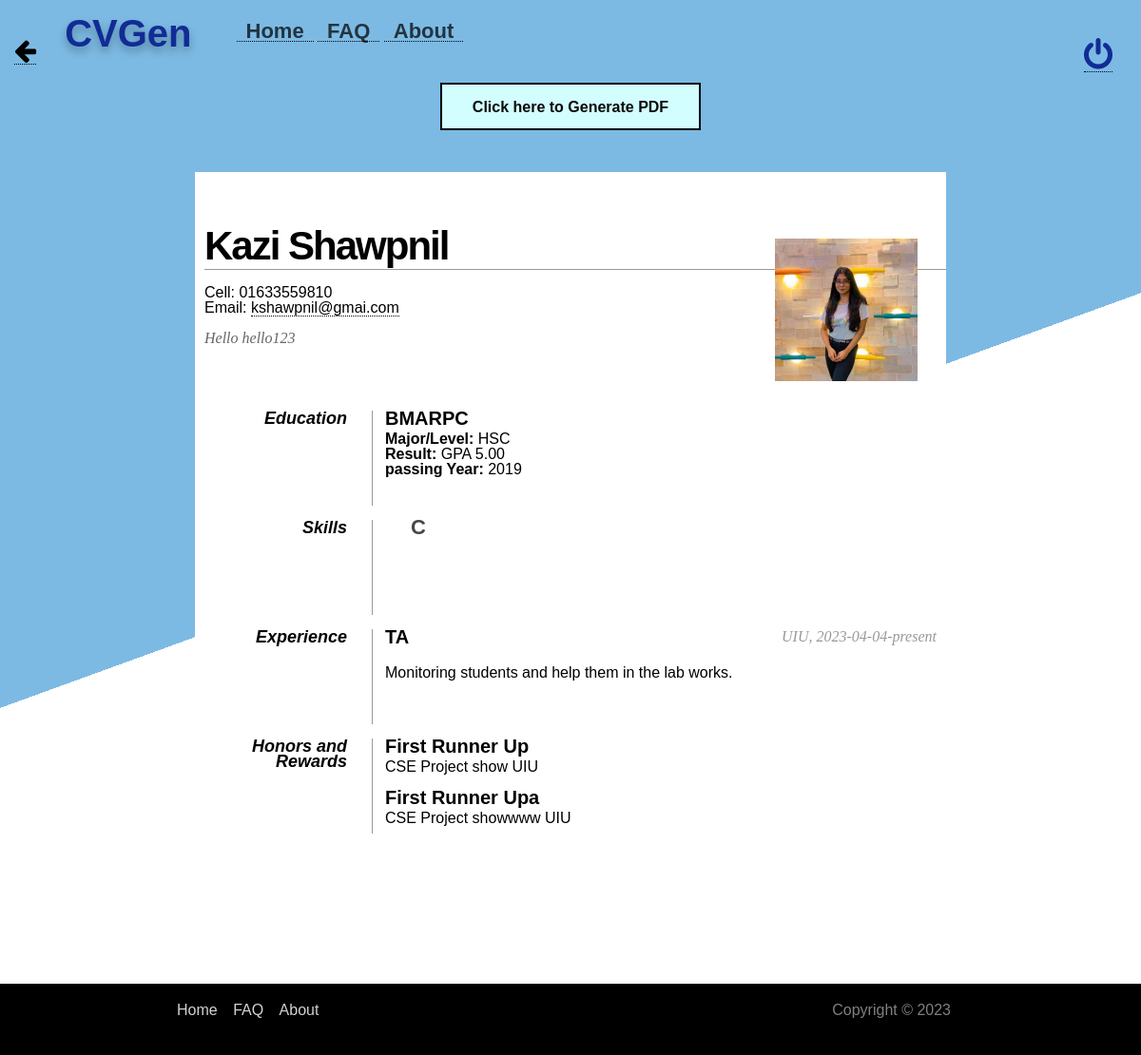
/template2.php (signed in), run on the app's committed database.
### tables this page shows
CREATE TABLE `form` (
  `form_id` int(11) NOT NULL,
  `user_id` int(11) NOT NULL,
  `fname` varchar(100) NOT NULL,
  `lname` varchar(100) NOT NULL,
  `emailad` varchar(100) NOT NULL,
  `phnnum` varchar(50) NOT NULL,
  `address` varchar(300) NOT NULL,
  `nationality` varchar(50) NOT NULL,
  `blood` varchar(20) NOT NULL,
  `gender` varchar(50) NOT NULL,
  `Obj` varchar(1000) DEFAULT NULL,
  `file` varchar(5000) DEFAULT NULL
);

CREATE TABLE `education` (
  `edu_id` int(11) NOT NULL,
  `user_id` int(11) NOT NULL,
  `elevel` varchar(200) NOT NULL,
  `einstitute` varchar(200) NOT NULL,
  `emajor` varchar(200) NOT NULL,
  `eresult` varchar(200) NOT NULL,
  `epassyear` varchar(50) NOT NULL
);

CREATE TABLE `skill` (
  `skill_id` int(11) NOT NULL,
  `user_id` int(11) NOT NULL,
  `sname` varchar(300) NOT NULL
);

CREATE TABLE `experience` (
  `exp_id` int(11) NOT NULL,
  `user_id` int(11) NOT NULL,
  `excompany` varchar(300) NOT NULL,
  `exdesignation` varchar(200) NOT NULL,
  `exstart` date NOT NULL,
  `exend` varchar(100) DEFAULT NULL,
  `description` varchar(1000) NOT NULL
);

CREATE TABLE `honors` (
  `honor_id` int(11) NOT NULL,
  `user_id` int(11) NOT NULL,
  `hname` varchar(300) NOT NULL,
  `hplace` varchar(300) NOT NULL,
  `hposition` varchar(300) NOT NULL
);

### template2.php (the view, shortened to what this page needs)
<?php
require 'dbconnect.php';
$user_id = $_SESSION['id'];
$query = "SELECT * FROM form AS f WHERE f.user_id=$user_id";
$result = $conn->query($query);
$row = $result->fetch_assoc();
$first_name = $row['fname'];
$last_name = $row['lname'];
$number = $row['phnnum'];
$email = $row['emailad'];
$obj = $row['Obj'];
$image = $row['file'];
$sql_ed = "SELECT * FROM education WHERE user_id = $user_id ";
$rs = $conn->query($sql_ed);
$sql_skills = "SELECT * FROM skill WHERE user_id = $user_id ";
$rs_skill = $conn->query($sql_skills);
$sql_exp = "SELECT * FROM experience WHERE user_id = $user_id ";
$rs_exp = $conn->query($sql_exp);
$sql_honor = "SELECT * FROM honors WHERE user_id = $user_id ";
$rs_honor = $conn->query($sql_honor);
?>
<!DOCTYPE html>
<html lang="en">
<head>
    <link rel="stylesheet" href="style2.css">
    <link rel="stylesheet" href="background.css">
    <link rel="stylesheet" href="navbar_logo.css">
</head>
<body>
    <div><?php
    include("header.php");
    ?></div>
    <div style="text-align: center;"><button id="pdfButton" onclick="makepdf()" style="height: 50px;"><b>Click here to Generate PDF</b></button></div>
    <div id="page-wrap" style="width: 600px;">
        <img src=<?php echo $image ?> style="padding-top: 30px;" id="pic" />
        <div id="contact-info" class="vcard" style="padding-top: 30px;">
            <h1 class="fn"><?php echo $first_name ?> <?php echo $last_name ?></h1>
            <p>
                Cell: <span class="tel"><?php echo $number ?> </span><br />
                Email: <a class="email" href=""><?php echo $email ?></a>
            </p>
        </div>
        <div id="objective">
            <p>
                <?php echo $obj ?>
            </p>
        </div>
        <dl style="width: 770px;">
            <dd class="clear"></dd>
            <dt>Education</dt>
            <dd style="width: 580px;"> <?php
                                        while ($data = mysqli_fetch_array($rs)) { ?>
                    <h2><?php echo $data['einstitute']; ?></h2>
                    <p><strong>Major/Level:</strong> <?php echo $data['elevel']; ?><br />
                        <strong>Result:</strong> <?php echo $data['eresult']; ?><br />
                        <strong>passing Year:</strong> <?php echo $data['epassyear']; ?><br />
                    </p>
                <?php
                                        }
                ?>
            </dd>
            <dd class="clear"></dd>
            <dt>Skills</dt>
            <dd style="width: 580px;">
                <ul id="skills">
                    <?php
                    while ($data = mysqli_fetch_array($rs_skill)) { ?>
                        <li style="display:inline"><?php echo $data['sname']; ?></li>
                    <?php
                    }
                    ?>
                </ul>
            </dd>
            <dd class="clear"></dd>
            <dt>Experience</dt>
            <dd style="width: 580px;">
                <?php
                while ($data = mysqli_fetch_array($rs_exp)) { ?>
                    <h2><?php echo $data['exdesignation']; ?><span> <?php echo $data['excompany']; ?>, <?php echo $data['exstart']; ?>-<?php echo $data['exend']; ?></span></h2>
                    <br><?php echo $data['description']; ?>
                <?php
                }
                ?>
            </dd>
            <dd class="clear"></dd>
            <dt>Honors and Rewards</dt>
            <dd style="width: 580px;">
                <?php while ($data = mysqli_fetch_array($rs_honor)) { ?>
                    <h2><strong><?php echo $data['hposition']; ?></strong></h2>
                    <p><?php echo $data['hname']; ?> <?php echo $data['hplace']; ?><br />
                    <?php
                }
                    ?>
        </dl>
    </div>
    <?php
    include("template_footer.php");
    ?>
</body>
</html>
</body>
</html>

### header.php (shortened to what this page needs)
<!DOCTYPE html>
<html lang="en">
<head>
    <link rel="stylesheet" href="https://cdnjs.cloudflare.com/ajax/libs/font-awesome/4.7.0/css/font-awesome.min.css">
    <link rel="stylesheet" href="navbar_logo.css">
</head>
<div class="whole">
    <div class="container">
        <?php include 'back.php'; ?>
        <div class="logo">
            <h1 class="logo2">CVGen</h1>
        </div>
        <nav>
            <ul>
                <a href="index.php"><li>Home</li></a>
                <a href="faq.php"><li>FAQ</li></a>
                <a href="about.php"><li>About</li></a>
            </ul>
        </nav>
        <?php include 'logout.php'; ?>
    </div>
</html>

### back.php (shortened to what this page needs)
<!DOCTYPE html>
<html lang="en">
<head>
</head>
<body>
<a  onclick="history.back()" style="font-size:27px; cursor:pointer;" class="fa">&#xf060;</a>
</body>
</html>

### logout.php (shortened to what this page needs)
<!DOCTYPE html>
<html lang="en">
<head>
</head>
<body>
    <a href="index.php" id='log' style="font-size:35px" class="fa">&#xf011;</a>
</body>
</html>

### template_footer.php (shortened to what this page needs)
<!DOCTYPE html>
<html lang="en">
<head>
</head>
<div id="foot">
<div class=" copyright">
            <div class="footer-menu">
            <a id="ft" href="index.php">Home</a>
            <a id="ft" href="faq.php">FAQ</a>
            <a id="ft" href="about.php">About</a>
            </div>
             <p id="copy">Copyright &copy; 2023</p>
          </div>
</div>
</html>

### style2.css (style rules this page uses)
* { padding: 0; }
body { font: 16px Helvetica, Sans-Serif; line-height: 16px; background: url(images/noise.jpg); }
#page-wrap { width: 780px !important; margin: 40px auto 60px; padding-top: 40px ; padding-left: 10px; background-color: white; }
#pic { float: right; padding-right: 30px; height: 150px; width: 150px; }
.clear { clear: both; }
.fn { margin: 0 0 16px 0; padding: 0 0 16px 0; font-size: 42px; font-weight: bold; letter-spacing: -2px; border-bottom: 1px solid #999; }
h2 { font-size: 20px; margin: 0 0 6px 0; position: relative; }
h2 span { position: absolute; bottom: 0; right: 0; font-style: italic; font-family: Georgia, Serif; font-size: 16px; color: #999; font-weight: normal; }
p { margin: 0 0 16px 0; }
a { color: #000000; text-decoration: none; border-bottom: 1px dotted #000000; }
ul { margin: 0 0 32px 17px; }
#objective { width: 500px; float: left; }
#objective p { font-family: Georgia, Serif; font-style: italic; color: #666; }
dt { font-style: italic; font-weight: bold; font-size: 18px; text-align: right; padding: 0 26px 0 0; width: 150px; float: left; height: 100px; border-right: 1px solid #999; }
dd { width: 300px; float: right; margin: 0; }
dd.clear { float: none; margin: 0; height: 15px; }
ul#skills li { display:inline; }
#pdfButton { background-color: rgb(210, 254, 255); border: none; color: rgb(9, 9, 9); padding: 15px 32px; text-align: center; text-decoration: none; display: inline-block; font-size: 16px; margin: 4px 2px; cursor: pointer; border: 2px solid black; }

### background.css (style rules this page uses)
body { height: 100%; min-height: 100vh; width: 100%; margin: 0; padding: 0; background: linear-gradient(160deg, rgb(124, 186, 228) 700px, #fff 0); background-repeat: no-repeat; }

### navbar_logo.css (style rules this page uses)
.container { clear:both; overflow:auto; }
nav { float:left; margin-left: 220px; padding-top: 15px ; margin-left: 30px; }
.logo { float:left; }
ul li { color: rgba(0, 0, 0, 0.723); display: inline-block; padding:10px; font-size:22px; font-family:Arial, Helvetica, sans-serif; font-weight: bold ; }
h1.logo2 { font-size: 40px; font-weight: bold; padding:0px 0px 0px 30px; color: rgb(17, 44, 149); font-family: Verdana, Geneva, Tahoma, sans-serif; margin: 20.8px 0px 26.8 30px; text-shadow: 0 5px 10px rgb(0 0 0 / 0.3); }

### back.php (style rules this page uses)
.fa { float: left; margin-left: 15px; margin-top: 40px; }

### logout.php (style rules this page uses)
#log { color: rgb(17, 44, 149); float: right; margin-right: 30px; margin-top: 40px; text-decoration: none; }

### template_footer.php (style rules this page uses)
.copyright { background-color: #000000; width: 100% ; height:75px; margin-top : 10px }
.footer-menu { float: left; font-family:Arial, Helvetica, sans-serif; margin-left: 180px; padding-top: 20px; text-align: center; }
#ft { color: #cfd2d6; padding: 6px; font-size: medium; text-decoration: none; }
#copy { font-family:Arial, Helvetica, sans-serif; font-size: medium; text-align: right; margin-right: 200px; color: grey; bottom: 0; padding-top: 20px; }
#foot { width:100%; padding-top: 80px; height: 75px; left:0; position:absolute; }

### data on the page
form: file (picture), fname "Kazi", lname "Shawpnil", phnnum "01633559810", emailad "kshawpnil@gmai.com", Obj "Hello hello123"
education: einstitute "BMARPC", elevel "HSC", eresult "GPA 5.00", epassyear "2019"
skill: sname "C"
experience: exdesignation "TA", excompany "UIU", exstart "2023-04-04", exend "present", description "Monitoring students and help them in the lab works."
honors: hposition "First Runner Up", hname "CSE Project show", hplace "UIU"
honors: hposition "First Runner Upa", hname "CSE Project showwww", hplace "UIU"
